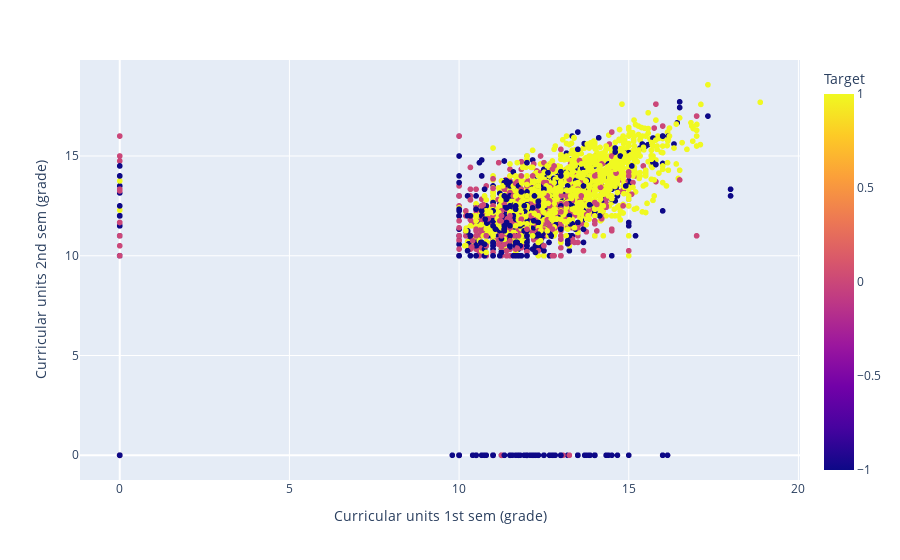

Notebook code cell kept with this figure:
### Code cell
fig = px.scatter(df, 
             x = 'Curricular units 1st sem (grade)',
             y = 'Curricular units 2nd sem (grade)',
             color = 'Target')
fig.show()

### Figure 1 — Plotly figure (JSON) as saved in the notebook; plotly's stock layout.template omitted (floating-point values rounded to 4 significant figures; data arrays with more than 128 entries replaced by an {"elided": "..."} marker saying what was removed)
{"data": [{"hovertemplate": "Curricular units 1st sem (grade)=%{x}<br>Curricular units 2nd sem (grade)=%{y}<br>Target=%{marker.color}<extra></extra>", "legendgroup": "", "marker": {"color": {"elided": "4424 int values"}, "coloraxis": "coloraxis", "symbol": "circle"}, "mode": "markers", "name": "", "showlegend": false, "type": "scattergl", "x": {"elided": "4424 float values"}, "xaxis": "x", "y": {"elided": "4424 float values"}, "yaxis": "y"}], "layout": {"coloraxis": {"colorbar": {"title": {"text": "Target"}}, "colorscale": [[0, "#0d0887"], [0.1111, "#46039f"], [0.2222, "#7201a8"], [0.3333, "#9c179e"], [0.4444, "#bd3786"], [0.5556, "#d8576b"], [0.6667, "#ed7953"], [0.7778, "#fb9f3a"], [0.8889, "#fdca26"], [1, "#f0f921"]]}, "legend": {"tracegroupgap": 0}, "margin": {"t": 60}, "xaxis": {"anchor": "y", "domain": [0, 1], "title": {"text": "Curricular units 1st sem (grade)"}}, "yaxis": {"anchor": "x", "domain": [0, 1], "title": {"text": "Curricular units 2nd sem (grade)"}}}}
